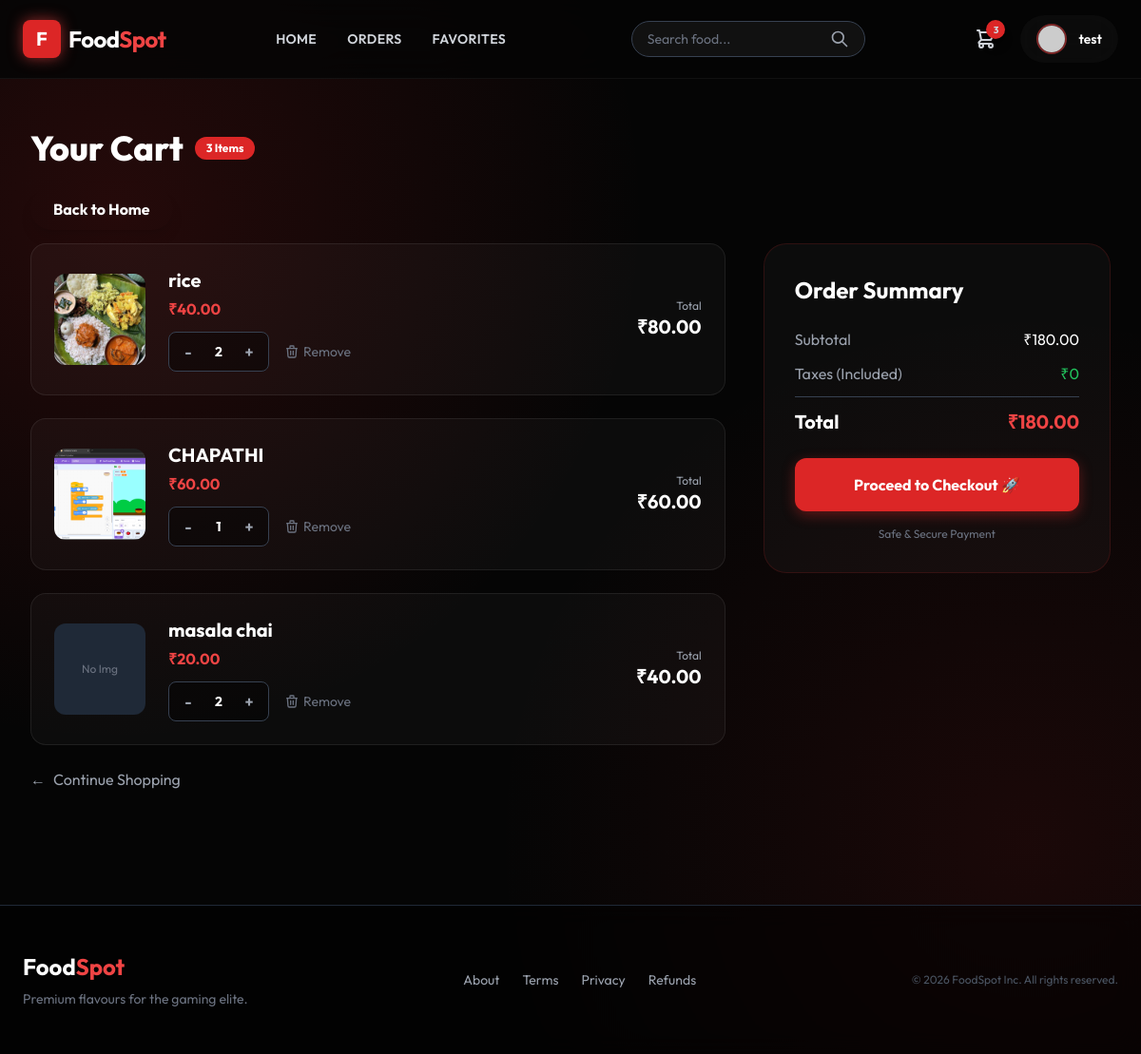
Screenshot of /cart/ (signed in) with the database file from the repository.
### menu/models.py (models this page shows, shortened)
class Cart(models.Model):
    item = models.ForeignKey(Product, on_delete=models.CASCADE)
    user = models.ForeignKey(User, on_delete=models.CASCADE)
    qty = models.IntegerField(null=False, default=1)
    date = models.DateTimeField(auto_now_add=True)
    def total_price(self):
        return self.qty * self.item.selling_price

class Product(models.Model):
    category = models.ForeignKey(Category, on_delete=models.CASCADE)
    name = models.CharField(max_length=150, null=False, blank=False)
    product_image = models.ImageField(upload_to='images', null=True, blank=True)
    quantity = models.IntegerField(null=False, blank=False, default=0)
    original_price = models.DecimalField(max_digits=10, decimal_places=2, null=False)
    selling_price = models.DecimalField(max_digits=10, decimal_places=2, null=False)
    description = models.TextField(max_length=300, null=False)
    is_veg = models.BooleanField(default=False)

### menu/views.py (the view)
# urls.py: path("cart/", CartView.as_view(), name="cart"),
@method_decorator(signin_required, name="dispatch")
@method_decorator(never_cache, name="dispatch")
class CartView(View):
    def get(self, request):
        cart_items = Cart.objects.filter(user=request.user)
        total = sum(item.item.selling_price * item.qty for item in cart_items)
        return render(request, "menu/cart.html", {
            "data": cart_items,
            "total_price": total
        })

### menu/views.py (called while the page is built)
def signin_required(fn):
    def wrapper(request, *args, **kwargs):
        if not request.user.is_authenticated:
            return redirect("login")
        return fn(request, *args, **kwargs)
    return wrapper

### menu/templates/menu/cart.html (shortened to what this page needs)
{% extends 'menu/base.html' %}
{% block content %}
<div class="max-w-6xl mx-auto py-10">
    <div class="flex items-center gap-3 mb-8">
        <h2 class="text-4xl font-extrabold text-white">Your Cart</h2>
        <span class="bg-red-600 text-white text-xs font-bold px-3 py-1 rounded-full">{{ data|length }} Items</span>
    </div>
    <a href="{% url 'home' %}"
        class="bg-white-600 hover:bg-red-700 text-white font-bold py-3 px-6 rounded-full shadow-lg transition transform hover:scale-105">
        Back to Home
    </a>
    <br>
    <br>
    {% if data %}
    <div class="flex flex-col lg:flex-row gap-10" id="cart-container">
        <div class="lg:w-2/3 space-y-6" id="cart-items-list">
            {% for item in data %}
            <div class="glass p-6 rounded-2xl flex items-center gap-6 relative group overflow-hidden cart-item-row"
                id="item-row-{{ item.id }}">
                <div class="w-24 h-24 rounded-xl overflow-hidden flex-shrink-0">
                    {% if item.item.product_image %}
                    <img src="{{ item.item.product_image.url }}" class="w-full h-full object-cover">
                    {% else %}
                    <div class="w-full h-full bg-gray-800 flex items-center justify-center text-xs text-gray-500">No Img
                    </div>
                    {% endif %}
                </div>
                <div class="flex-grow">
                    <h3 class="text-xl font-bold text-white mb-1">{{ item.item.name }}</h3>
                    <p class="text-red-500 font-bold mb-3">₹{{ item.item.selling_price }}</p>
                    <div class="flex items-center gap-4">
                        <div class="flex items-center bg-black/40 rounded-lg p-1 border border-gray-700">
                            <form action="{% url 'decrease_qty' item.id %}" method="POST" class="qty-form">
                                <button type="submit"
                                    class="w-8 h-8 flex items-center justify-center text-gray-400 hover:text-white transition font-bold">-</button>
                            </form>
                            <span class="w-8 text-center text-white font-bold text-sm item-qty-value"
                                id="qty-{{ item.id }}">{{ item.qty }}</span>
                            <form action="{% url 'increase_qty' item.id %}" method="POST" class="qty-form">
                                <button type="submit"
                                    class="w-8 h-8 flex items-center justify-center text-gray-400 hover:text-white transition font-bold">+</button>
                            </form>
                        </div>
                        <a href="{% url 'delete_cart' item.id %}"
                            class="text-gray-500 hover:text-red-500 transition text-sm flex items-center gap-1 delete-cart-link"
                            data-item-id="{{ item.id }}">
                            <svg xmlns="http://www.w3.org/2000/svg" class="h-4 w-4" fill="none" viewBox="0 0 24 24"
                                stroke="currentColor">
                                <path stroke-linecap="round" stroke-linejoin="round" stroke-width="2"
                                    d="M19 7l-.867 12.142A2 2 0 0116.138 21H7.862a2 2 0 01-1.995-1.858L5 7m5 4v6m4-6v6m1-10V4a1 1 0 00-1-1h-4a1 1 0 00-1 1v3M4 7h16" />
                            </svg>
                            Remove
                        </a>
                    </div>
                </div>
                <div class="text-right hidden sm:block">
                    <p class="text-gray-400 text-xs">Total</p>
                    <p class="text-xl font-bold text-white">₹<span class="item-total-val"
                            id="item-total-{{ item.id }}">{{ item.total_price }}</span></p>
                </div>
            </div>
            {% endfor %}
            <a href="{% url 'home' %}"
                class="inline-flex items-center gap-2 text-gray-400 hover:text-white transition mt-4">
                <span>&larr;</span> Continue Shopping
            </a>
        </div>
        <div class="lg:w-1/3">
            <div class="glass p-8 rounded-3xl border border-red-900/30 sticky top-24">
                <h3 class="text-2xl font-bold text-white mb-6">Order Summary</h3>
                <div class="space-y-3 mb-6">
                    <div class="flex justify-between text-gray-400">
                        <span>Subtotal</span>
                        <span class="text-white">₹<span id="cart-subtotal">{{ total_price }}</span></span>
                    </div>
                    <div class="flex justify-between text-gray-400">
                        <span>Taxes (Included)</span>
                        <span class="text-green-500">₹0</span>
                    </div>
                    <div class="border-t border-gray-700 pt-3 flex justify-between text-xl font-bold text-white">
                        <span>Total</span>
                        <span class="text-red-500">₹<span id="cart-total">{{ total_price }}</span></span>
                    </div>
                </div>
                <a href="{% url 'checkout' %}"
                    class="block w-full bg-red-600 hover:bg-red-700 text-white font-bold py-4 rounded-xl text-center shadow-[0_4px_14px_0_rgba(220,38,38,0.39)] hover:shadow-[0_6px_20px_rgba(220,38,38,0.23)] hover:-translate-y-0.5 transition ease-in-out">
                    Proceed to Checkout 🚀
                </a>
                <p class="text-center text-gray-500 text-xs mt-4">Safe & Secure Payment</p>
            </div>
        </div>
    </div>
    {% endif %}
</div>
{% endblock %}

### menu/templates/menu/base.html (shortened to what this page needs)
{% load static %}
<!DOCTYPE html>
<html lang="en">
<head>
    <script src="https://cdn.tailwindcss.com"></script>
</head>
<body class="flex flex-col min-h-screen">
    {% block navbar %}
    <nav class="glass-nav fixed w-full z-50 transition-all duration-300">
        <div class="max-w-7xl mx-auto px-6 py-4 flex justify-between items-center">
            <a href="{% url 'home' %}" class="flex items-center gap-2 group">
                <div
                    class="w-10 h-10 bg-red-600 rounded-lg flex items-center justify-center transform group-hover:rotate-12 transition duration-300 shadow-[0_0_15px_rgba(239,68,68,0.6)]">
                    <span class="text-white font-bold text-xl">F</span>
                </div>
                <span class="text-2xl font-bold tracking-tight group-hover:text-red-500 transition">Food<span
                        class="text-red-500">Spot</span></span>
            </a>
            {% if user.is_authenticated %}
            <div class="hidden md:flex items-center space-x-8 text-sm font-semibold uppercase tracking-wide">
                <a href="{% url 'home' %}" class="relative group text-gray-300 hover:text-white transition">
                    Home
                </a>
                <a href="{% url 'my_orders' %}" class="relative group text-gray-300 hover:text-white transition">
                    Orders
                </a>
                <a href="{% url 'favorites' %}" class="relative group text-gray-300 hover:text-white transition">
                    Favorites
                </a>
            </div>
            {% endif %}
            {% block search_bar %}
            <form action="{% url 'search' %}" method="GET"
                class="search-form relative hidden md:flex items-center bg-white/5 border border-gray-700 rounded-full px-4 py-2 ml-4 focus-within:border-red-500/50 focus-within:bg-white/10 transition">
                <input type="text" name="q" placeholder="Search food..." autocomplete="off"
                    class="search-input bg-transparent border-none text-sm text-white placeholder-gray-500 focus:outline-none w-48">
                <button type="submit" class="text-gray-400 hover:text-white transition">
                    <svg xmlns="http://www.w3.org/2000/svg" class="h-5 w-5" fill="none" viewBox="0 0 24 24"
                        stroke="currentColor">
                        <path stroke-linecap="round" stroke-linejoin="round" stroke-width="2"
                            d="M21 21l-6-6m2-5a7 7 0 11-14 0 7 7 0 0114 0z" />
                    </svg>
                </button>
            </form>
            {% endblock %}
            <div class="flex items-center space-x-6">
                {% if user.is_authenticated %}
                <a href="{% url 'cart' %}" class="relative group text-gray-300 hover:text-white transition">
                    {% if user.cart_set.count > 0 %}
                    <span
                        class="absolute -top-2 -right-2 bg-red-600 text-[10px] w-5 h-5 flex items-center justify-center rounded-full font-bold shadow-lg animate-bounce">
                        {{ user.cart_set.count }}
                    </span>
                    {% endif %}
                </a>
                {% endif %}
                {% if user.is_authenticated %}
                <a href="{% url 'profile' %}"
                    class="flex items-center gap-3 glass px-4 py-2 rounded-full hover:bg-white/10 transition border-transparent hover:border-red-500/30 group">
                    <div
                        class="w-8 h-8 rounded-full overflow-hidden border-2 border-red-500/50 group-hover:border-red-500 transition">
                        {% if user.profile.profile_pic %}
                        <img src="{{ user.profile.profile_pic.url }}" class="w-full h-full object-cover">
                        {% else %}
                        <img src="https://ui-avatars.com/api/?name={{ user.username }}&background=1f2937&color=fff"
                            class="w-full h-full object-cover">
                        {% endif %}
                    </div>
                    <span class="hidden md:block font-semibold text-sm">{{ user.username }}</span>
                </a>
                {% else %}
                <a href="{% url 'login' %}"
                    class="bg-red-600 hover:bg-red-700 text-white text-sm font-bold px-6 py-2.5 rounded-full shadow-[0_4px_14px_0_rgba(220,38,38,0.39)] hover:shadow-[0_6px_20px_rgba(220,38,38,0.23)] hover:-translate-y-0.5 transition ease-in-out">
                    Login
                </a>
                {% endif %}
            </div>
        </div>
    </nav>
    {% endblock %}
    <main class="flex-grow {% block main_padding_class %}pt-24{% endblock %} px-4 sm:px-6 lg:px-8 max-w-7xl mx-auto w-full fade-in">
        {% block content %}
        {% endblock %}
    </main>
    <footer class="mt-20 border-t border-gray-800 bg-black/50 backdrop-blur-md">
        <div class="max-w-7xl mx-auto py-12 px-6">
            <div class="flex flex-col md:flex-row justify-between items-center gap-6">
                <div class="text-center md:text-left">
                    <h3 class="text-2xl font-bold text-white mb-2">Food<span class="text-red-500">Spot</span></h3>
                    <p class="text-gray-500 text-sm">Premium flavours for the gaming elite.</p>
                </div>
                <div class="flex space-x-6 text-sm text-gray-400">
                    <a href="{% url 'about_us' %}" class="hover:text-red-500 transition">About</a>
                    <a href="{% url 'terms' %}" class="hover:text-red-500 transition">Terms</a>
                    <a href="{% url 'privacy' %}" class="hover:text-red-500 transition">Privacy</a>
                    <a href="{% url 'refund' %}" class="hover:text-red-500 transition">Refunds</a>
                </div>
                <p class="text-gray-600 text-xs">© 2026 FoodSpot Inc. All rights reserved.</p>
            </div>
        </div>
    </footer>
</body>
</html>

### menu/templates/menu/base.html (style rules this page uses)
:root { --theme-bg: #050505; --theme-surface: #0b0b0f; --theme-surface-2: #12121a; --theme-border: rgba(255, 255, 255, 0.08); --theme-red: #ef4444; --theme-red-soft: rgba(239, 68, 68, 0.22); --theme-green: #22c55e; --theme-text: #f8fafc; --theme-muted: #94a3b8; }
body { font-family: 'Outfit', sans-serif; background-color: var(--theme-bg); background-image: radial-gradient(circle at 10% 20%, rgba(220, 38, 38, 0.15) 0%, transparent 40%), radial-gradient(circle at 90% 80%, rgba(220, 38, 38, 0.1) 0%, transparent 40%); color: #fff; overflow-x: hidden; }
.glass { background: rgba(255, 255, 255, 0.03); backdrop-filter: blur(16px); -webkit-backdrop-filter: blur(16px); border: 1px solid rgba(255, 255, 255, 0.08); }
.glass-nav { background: rgba(5, 5, 5, 0.85); backdrop-filter: blur(20px); border-bottom: 1px solid rgba(255, 255, 255, 0.05); }
.fade-in { animation: fadeIn 0.6s ease-out forwards; opacity: 0; transform: translateY(10px); }

### rows the page displays
Cart: item.product_image (picture), item.name "rice", item.selling_price "40.00", qty "2", total_price "80.00"
Cart: item.product_image (picture), item.name "CHAPATHI", item.selling_price "60.00", qty "1", total_price "60.00"
Cart: shows "No Img", item.name "masala chai", item.selling_price "20.00", qty "2", total_price "40.00"

### other values shown
{{ user.cart_set.count }} "3"
{{ user.username }} "test"
{{ data|length }} "3"
{{ total_price }} "180.00"
